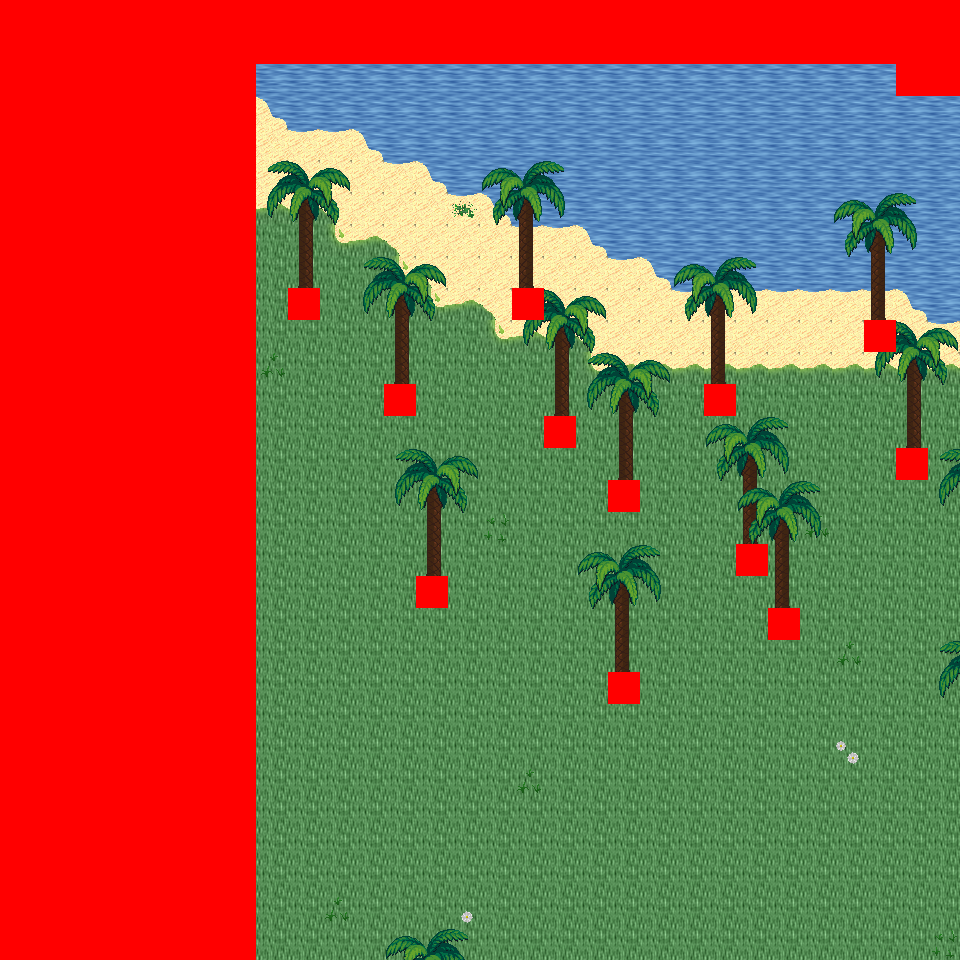

Below is a game level as drawn by its tile map, then a one-line description and the .tmx that defines it (tile-layer data replaced by summaries):
An orthogonal 30x30 tile map with 32x32 px tiles, 6 tile layers (Ground, Object, Object2, Above, ...), 27 tilesets and 1 object (mapExit).

<map version="1.0" orientation="orthogonal" renderorder="right-down" width="30" height="30" tilewidth="32" tileheight="32" nextobjectid="2">
  <tileset firstgid="1" name="tileset_logic_collision" tilewidth="32" tileheight="32" tilecount="1" columns="1">
    <image source="../drawable/tileset_logic_collision.png" width="32" height="32" />
  </tileset>
  <tileset firstgid="2" name="tileset_ground_ground" tilewidth="32" tileheight="32" tilecount="33" columns="3">
    <image source="../drawable/tileset_ground_ground.png" width="96" height="352" />
  </tileset>
  <tileset firstgid="35" name="tileset_ground_water_pool" tilewidth="32" tileheight="32" tilecount="72" columns="3">
    <image source="../drawable/tileset_ground_water_pool.png" width="96" height="768" />
  </tileset>
  <tileset firstgid="107" name="tileset_ground_water_pool_corners" tilewidth="32" tileheight="32" tilecount="72" columns="3">
    <image source="../drawable/tileset_ground_water_pool_corners.png" width="96" height="768" />
  </tileset>
  <tileset firstgid="179" name="tileset_ground_grass_edges" tilewidth="32" tileheight="32" tilecount="36" columns="12">
    <image source="../drawable/tileset_ground_grass_edges.png" width="384" height="96" />
  </tileset>
  <tileset firstgid="215" name="tileset_plant_grasses" tilewidth="32" tileheight="32" tilecount="6" columns="3">
    <image source="../drawable/tileset_plant_grasses.png" width="96" height="64" />
  </tileset>
  <tileset firstgid="221" name="tileset_ground_grass_corners" tilewidth="32" tileheight="32" tilecount="24" columns="6">
    <image source="../drawable/tileset_ground_grass_corners.png" width="192" height="128" />
  </tileset>
  <tileset firstgid="245" name="tileset_plant_flower_daisy_white" tilewidth="32" tileheight="32" tilecount="8" columns="2">
    <image source="../drawable/tileset_plant_flower_daisy_white.png" width="64" height="128" />
  </tileset>
  <tileset firstgid="253" name="tileset_item_corpse_huge_animal" tilewidth="32" tileheight="32" tilecount="16" columns="2">
    <image source="../drawable/tileset_item_corpse_huge_animal.png" width="64" height="256" />
  </tileset>
  <tileset firstgid="269" name="tileset_plant_cactus" tilewidth="32" tileheight="32" tilecount="2" columns="1">
    <image source="../drawable/tileset_plant_cactus.png" width="32" height="64" />
  </tileset>
  <tileset firstgid="271" name="tileset_item_corpse_skull_pale" tilewidth="32" tileheight="32" tilecount="2" columns="2">
    <image source="../drawable/tileset_item_corpse_skull_pale.png" width="64" height="32" />
  </tileset>
  <tileset firstgid="273" name="tileset_logic_creature_animal" tilewidth="32" tileheight="32" tilecount="32" columns="8">
    <image source="../drawable/tileset_logic_creature_animal.png" width="256" height="128" />
  </tileset>
  <tileset firstgid="305" name="tileset_logic_creature_golem" tilewidth="32" tileheight="32" tilecount="4" columns="4">
    <image source="../drawable/tileset_logic_creature_golem.png" width="128" height="32" />
  </tileset>
  <tileset firstgid="309" name="tileset_logic_creature_elemental" tilewidth="32" tileheight="32" tilecount="16" columns="8">
    <image source="../drawable/tileset_logic_creature_elemental.png" width="256" height="64" />
  </tileset>
  <tileset firstgid="325" name="tileset_ground_water_pool_deep" tilewidth="32" tileheight="32" tilecount="72" columns="3">
    <image source="../drawable/tileset_ground_water_pool_deep.png" width="96" height="768" />
  </tileset>
  <tileset firstgid="397" name="tileset_plant_tree_palm_trees" tilewidth="32" tileheight="32" tilecount="40" columns="4">
    <image source="../drawable/tileset_plant_tree_palm_trees.png" width="128" height="320" />
  </tileset>
  <tileset firstgid="437" name="tileset_building_roof_straw" tilewidth="32" tileheight="32" tilecount="20" columns="5">
    <image source="../drawable/tileset_building_roof_straw.png" width="160" height="128" />
  </tileset>
  <tileset firstgid="457" name="tileset_item_sign_large" tilewidth="32" tileheight="32" tilecount="15" columns="5">
    <image source="../drawable/tileset_item_sign_large.png" width="160" height="96" />
  </tileset>
  <tileset firstgid="472" name="tileset_item_campfires" tilewidth="32" tileheight="32" tilecount="2" columns="2">
    <image source="../drawable/tileset_item_campfires.png" width="64" height="32" />
  </tileset>
  <tileset firstgid="474" name="tileset_item_firewood" tilewidth="32" tileheight="32" tilecount="12" columns="3">
    <image source="../drawable/tileset_item_firewood.png" width="96" height="128" />
  </tileset>
  <tileset firstgid="486" name="tileset_logic_item_corn" tilewidth="32" tileheight="32" tilecount="5" columns="5">
    <image source="../drawable/tileset_logic_item_corn.png" width="160" height="32" />
  </tileset>
  <tileset firstgid="491" name="tileset_plant_tree_umbrella_thorn" tilewidth="32" tileheight="32" tilecount="18" columns="6">
    <image source="../drawable/tileset_plant_tree_umbrella_thorn.png" width="192" height="96" />
  </tileset>
  <tileset firstgid="509" name="tileset_logic_item_fruits" tilewidth="32" tileheight="32" tilecount="16" columns="8">
    <image source="../drawable/tileset_logic_item_fruits.png" width="256" height="64" />
  </tileset>
  <tileset firstgid="525" name="tileset_ground_sand_2" tilewidth="32" tileheight="32" tilecount="15" columns="5">
    <image source="../drawable/tileset_ground_sand_2.png" width="160" height="96" />
  </tileset>
  <tileset firstgid="540" name="tileset_ground_sand_1" tilewidth="32" tileheight="32" tilecount="10" columns="2">
    <image source="../drawable/tileset_ground_sand_1.png" width="64" height="160" />
  </tileset>
  <tileset firstgid="550" name="tileset_logic_creature_reptile" tilewidth="32" tileheight="32" tilecount="7" columns="7">
    <image source="../drawable/tileset_logic_creature_reptile.png" width="224" height="32" />
  </tileset>
  <tileset firstgid="557" name="tileset_logic_creature_human_cannibal" tilewidth="32" tileheight="32" tilecount="4" columns="4">
    <image source="../drawable/tileset_logic_creature_human_cannibal.png" width="128" height="32" />
  </tileset>
  <layer name="Ground" width="30" height="30">
    <data>[900 cells, 900 non-empty, 11 distinct tile ids]</data>
  </layer>
  <layer name="Object" width="30" height="30">
    <data>[900 cells, 81 non-empty, 13 distinct tile ids]</data>
  </layer>
  <layer name="Object2" width="30" height="30">
    <data>[900 cells, 0 non-empty, 0 distinct tile ids]</data>
  </layer>
  <layer name="Above" width="30" height="30">
    <data>[900 cells, 165 non-empty, 28 distinct tile ids]</data>
  </layer>
  <layer name="Above2" width="30" height="30">
    <data>[900 cells, 10 non-empty, 10 distinct tile ids]</data>
  </layer>
  <layer name="Walkable" width="30" height="30">
    <data>[900 cells, 298 non-empty, 1 distinct tile ids]</data>
  </layer>
  <objectgroup name="MapEvents">
    <object id="1" name="south" type="mapExit" x="256" y="928" width="704" height="32">
      <properties>
        <property name="map" value="level_0_x277_y94" />
        <property name="x" value="8" />
        <property name="y" value="1" />
      </properties>
    </object>
  </objectgroup>
</map>
